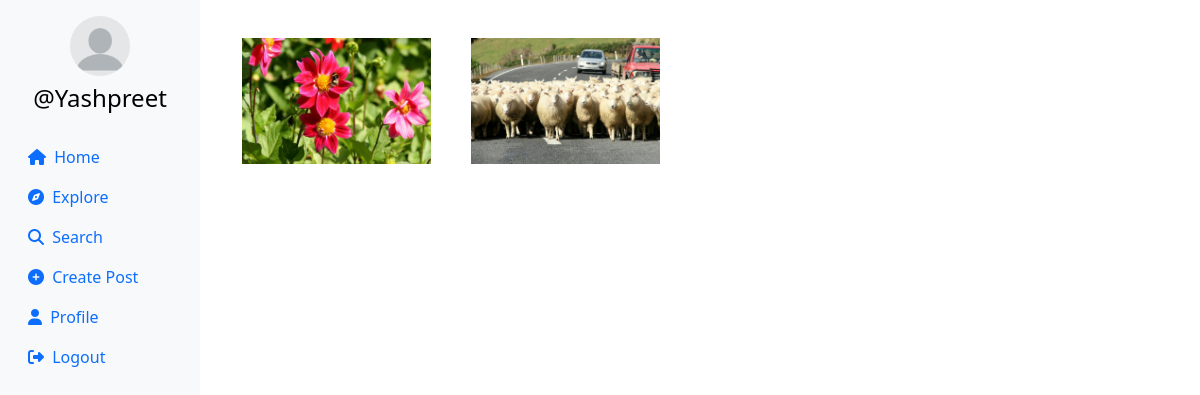
The page /explore (signed in) on the database its author committed.
### userauth/models.py (models this page shows, shortened)
class Profile(models.Model):
    user = models.ForeignKey(User, on_delete=models.CASCADE)
    id_user = models.IntegerField(primary_key=True, default=0)
    bio = models.TextField(blank=True, default='')
    profileimg = models.ImageField(upload_to='profile_images', default='blank-profile-picture.png')
    location = models.CharField(max_length=100, blank=True, default='')

class Post(models.Model):
    id = models.UUIDField(primary_key=True, default=uuid.uuid4)
    user = models.CharField(max_length=100)
    image = models.ImageField(upload_to='post_images')
    caption = models.TextField()
    created_at = models.DateTimeField(default=datetime.now)
    no_of_likes = models.IntegerField(default=0)

### userauth/views.py (the view)
# urls.py: path('explore',views.explore),
@login_required(login_url='/loginn')
def explore(request):
    post=Post.objects.all().order_by('-created_at')
    profile = Profile.objects.get(user=request.user)
    context={
        'post':post,
        'profile':profile
    }
    return render(request, 'explore.html',context)

### templates/explore.html (shortened to what this page needs)
{% load static %}
<!DOCTYPE html>
<html lang="en">
<head>
    <link rel="stylesheet" href="https://maxcdn.bootstrapcdn.com/bootstrap/4.5.2/css/bootstrap.min.css">
    <link href="https://cdn.jsdelivr.net/npm/bootstrap@5.0.2/dist/css/bootstrap.min.css" rel="stylesheet"
>
    <link rel="stylesheet" href="{% static 'css/app.css' %}">
</head>
<body>
    {% load static %}
    <div class="container-fluid">
        <div class="row">
            <nav class="col-md-2 d-none d-md-block sidebar" style="position: fixed;">
                <div class="text-center mt-3">
                    <img src="{{profile.profileimg.url}}" alt="Profile Picture" class="profile-pic">
                    <h4 class="mt-2"><a href="/profile/{{user}}" style="text-decoration:none;">@{{user}}</a></h4>
                </div>
                <ul class="nav flex-column mt-4">
                    <li class="nav-item">
                        <a class="nav-link active" href="/">
                            <i class="fa-solid fa-house mr-1"></i> Home
                        </a>
                    </li>
                    <li class="nav-item">
                        <a class="nav-link" href="/explore">
                            <i class="fa-solid fa-compass mr-1"></i> Explore
                        </a>
                    </li>
                    <li class="nav-item">
                        <a class="nav-link" href="#" data-bs-toggle="modal" data-bs-target="#exampleModal3">
                            <i class="fa-solid fa-magnifying-glass mr-1"></i> Search
                        </a>
                    </li>
                    <li class="nav-item">
                        <a class="nav-link" href="#" data-bs-toggle="modal" data-bs-target="#exampleModal"
                            data-bs-whatever="@getbootstrap">
                            <i class="fa-solid fa-circle-plus mr-1"></i> Create Post
                        </a>
                    </li>
                    <li class="nav-item">
                        <a class="nav-link" href="/profile/{{profile.user}}">
                            <i class="fa-solid fa-user mr-1"></i> Profile
                        </a>
                    </li>
                    <li class="nav-item">
                        <a class="nav-link" href="/logoutt">
                            <i class="fa-solid fa-right-from-bracket mr-1"></i> Logout
                        </a>
                    </li>
                </ul>
            </nav>
            <main role="main" class="col-md-9 ml-sm-auto col-lg-10 px-md-4">
                <div class="container text-center" style="padding: 10px; margin-top:20px;">
                    <div class="row row-cols-3">
                        {% for pos in post %}
                        <div class="col m-2 image_s" style="margin-bottom:10px;">
                            <img class="image__img" src="{{pos.image.url}}" alt="Post Image"
                                style="max-width: 213px; max-height:213px">
                        </div>
                        {% endfor %}
                    </div>
                </div>
            </main>
        </div>
    </div>
</body>
</html>

### templates/explore.html (style rules this page uses)
* { box-sizing: border-box; margin: 0; padding: 0; }
.sidebar { background-color: #f8f9fa; height: 100vh; color: black; }
.profile-pic { width: 60px; height: 60px; border-radius: 50%; object-fit: cover; }
a { color: black; }
.image_s { position: relative; width: 213px; }
.image__img { display: block; width: 100%; }

### rows shown on the page
Profile: profileimg (placeholder picture)
Post: image (picture)
Post: image (picture)

### other values the page prints
{{ user }} "Yashpreet"
